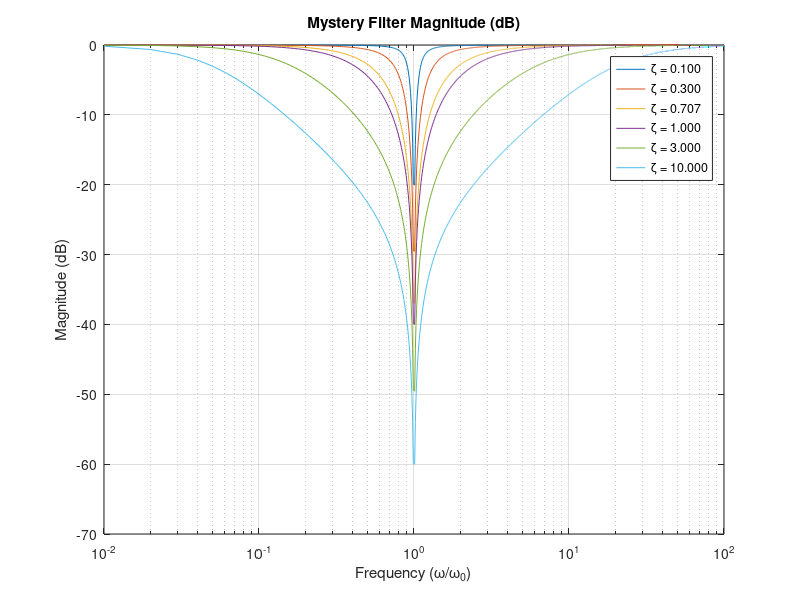
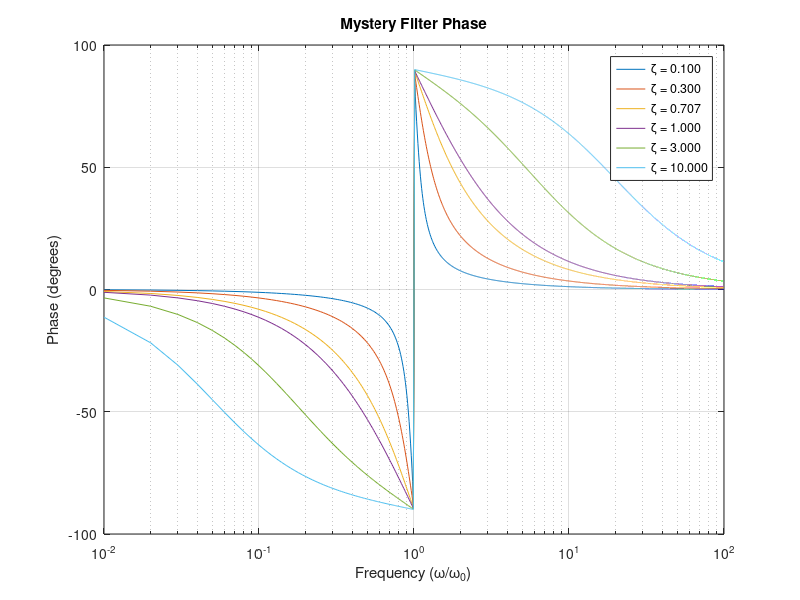

Source code (MATLAB) for these figures, in order:
% Constants
zeta = [0.1 0.3 0.707 1.0 3.0 10.0];
W0 = 1;  % nat frequency
w = 0.01:0.01:100;

% Mystery RLC Filter
H_mystery = zeros(length(zeta), length(w));

for k = 1:length(zeta)
    H_mystery(k, :) = ((1j .* w / W0).^2 + 1) ./ ((1j .* w / W0).^2 + 2 * zeta(k) * 1j .* w / W0 + 1);
end

H_mystery_mag = abs(H_mystery);  % magnitude
H_mystery_db = 20 * log10(H_mystery_mag); % convert dB
H_mystery_phase = rad2deg(angle(H_mystery)); % convert to degrees

% plotting dB
figure;
semilogx(w, H_mystery_db);
title('Mystery Filter Magnitude (dB)');
xlabel('Frequency (\omega/\omega_0)');
ylabel('Magnitude (dB)');
legend(arrayfun(@(z) sprintf('\\zeta = %.3f', z), zeta, 'UniformOutput', false), 'Location', 'best');
grid on;

% plotting phase
figure;
semilogx(w, H_mystery_phase);
title('Mystery Filter Phase');
xlabel('Frequency (\omega/\omega_0)');
ylabel('Phase (degrees)');
legend(arrayfun(@(z) sprintf('\\zeta = %.3f', z), zeta, 'UniformOutput', false), 'Location', 'best');
grid on;
